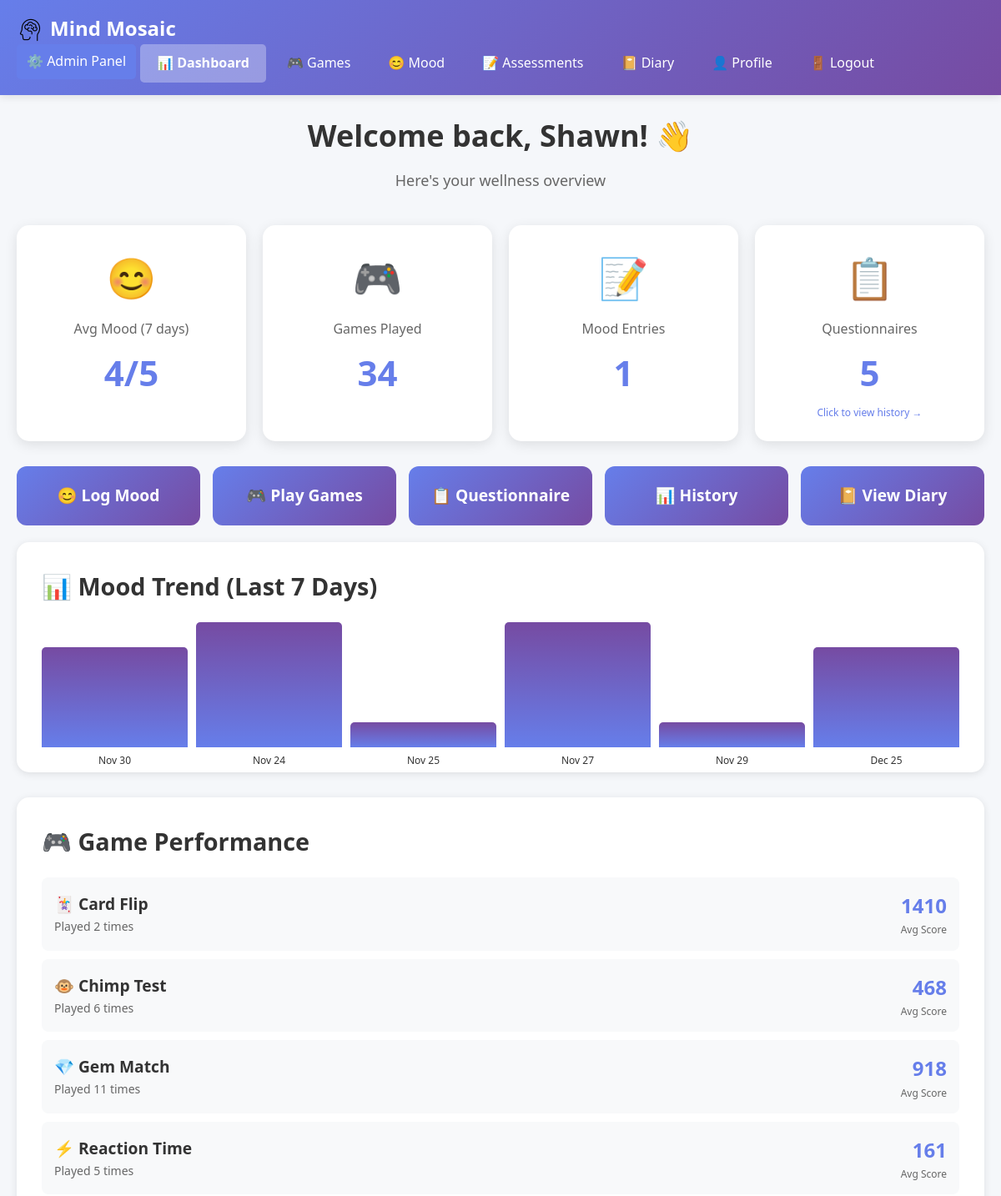
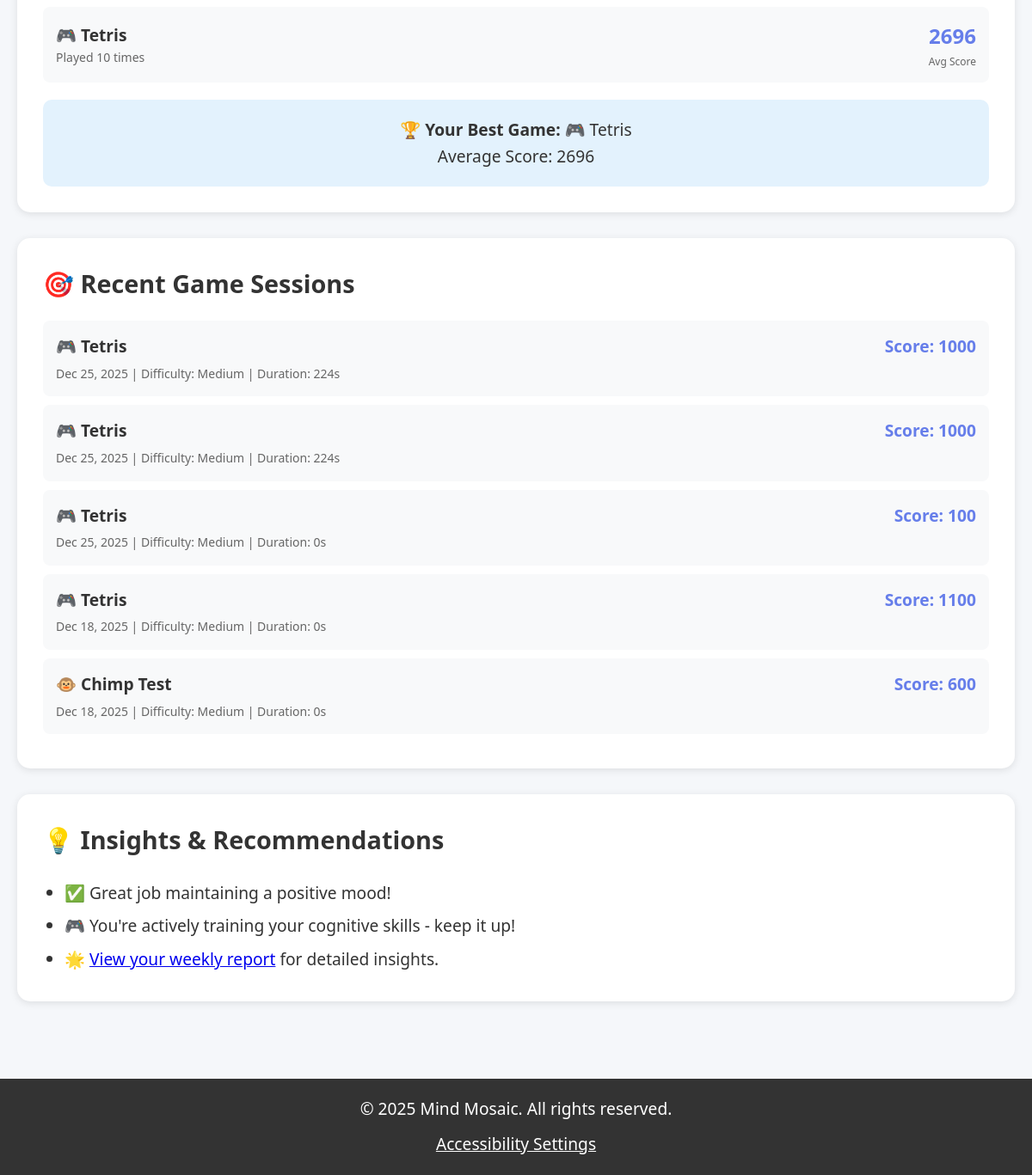
The app's page /pages/insights/dashboard.php (signed in) with its own data (2 pictures, top to bottom).
### tables this page shows
CREATE TABLE `profiles` (
  `user_id` int(10) UNSIGNED NOT NULL,
  `full_name` varchar(200) DEFAULT NULL,
  `date_of_birth` date DEFAULT NULL,
  `gender` enum('male','female','other','prefer_not_say') DEFAULT NULL,
  `preferred_language` varchar(50) DEFAULT 'en',
  `phone` varchar(50) DEFAULT NULL,
  `avatar_url` varchar(512) DEFAULT NULL,
  `accessibility_prefs` longtext DEFAULT NULL CHECK (json_valid(`accessibility_prefs`)),
  `created_at` datetime NOT NULL DEFAULT current_timestamp()
);

CREATE TABLE `mood_logs` (
  `mood_id` bigint(20) UNSIGNED NOT NULL,
  `user_id` int(10) UNSIGNED NOT NULL,
  `entry_date` date NOT NULL,
  `mood_value` tinyint(3) UNSIGNED NOT NULL,
  `mood_emoji` varchar(10) DEFAULT NULL,
  `notes` varchar(255) DEFAULT NULL,
  `created_at` datetime NOT NULL DEFAULT current_timestamp()
);

CREATE TABLE `games` (
  `game_id` int(10) UNSIGNED NOT NULL,
  `name` varchar(100) NOT NULL,
  `code` varchar(50) NOT NULL,
  `description` text DEFAULT NULL,
  `created_at` datetime NOT NULL DEFAULT current_timestamp()
);

CREATE TABLE `game_scores` (
  `score_id` bigint(20) UNSIGNED NOT NULL,
  `session_id` bigint(20) UNSIGNED NOT NULL,
  `score` int(11) NOT NULL DEFAULT 0,
  `max_score` int(11) DEFAULT NULL,
  `accuracy` decimal(5,2) DEFAULT NULL,
  `avg_reaction_ms` int(11) DEFAULT NULL,
  `level_reached` int(11) DEFAULT NULL,
  `details` longtext DEFAULT NULL CHECK (json_valid(`details`)),
  `created_at` datetime NOT NULL DEFAULT current_timestamp()
);

### database/functions.php (called while the page is built, shortened)
<?php
require_once __DIR__ . '/config.php';
function getUserProfile($user_id)
{
    global $pdo;
    $stmt = $pdo->prepare("SELECT * FROM profiles WHERE user_id = ? LIMIT 1");
    $stmt->execute([$user_id]);
    return $stmt->fetch();
}
function getRecentMood($user_id, $limit = 10)
{
    global $pdo;
    $stmt = $pdo->prepare("SELECT * FROM mood_logs WHERE user_id = ? ORDER BY entry_date DESC LIMIT ?");
    $stmt->execute([$user_id, $limit]);
    return $stmt->fetchAll();
}
function getMoodStats($user_id, $days = 30)
{
    global $pdo;
    $stmt = $pdo->prepare("SELECT AVG(mood_value) as avg_mood, MIN(mood_value) as min_mood, MAX(mood_value) as max_mood, COUNT(*) as total_entries FROM mood_logs WHERE user_id = ? AND entry_date >= DATE_SUB(CURDATE(), INTERVAL ? DAY)");
    $stmt->execute([$user_id, $days]);
    return $stmt->fetch();
}
function getUserGameStats($user_id, $game_type = null)
{
    global $pdo;
    if ($game_type) {
        $stmt = $pdo->prepare("
            SELECT g.code as game_type,
                   COUNT(*) as games_played,                    -- Times Played
                   AVG(gsc.score) as avg_score,                 -- Average Score = Total / Times Played
                   MAX(gsc.score) as best_score,                -- Best Score = Maximum score
                   SUM(TIMESTAMPDIFF(SECOND, gs.started_at, gs.ended_at)) as total_time
            FROM game_sessions gs
            JOIN games g ON gs.game_id = g.game_id
            LEFT JOIN game_scores gsc ON gs.session_id = gsc.session_id
            WHERE gs.user_id = ? AND g.code = ?
            GROUP BY g.code
        ");
        $stmt->execute([$user_id, $game_type]);
    } else {
        $stmt = $pdo->prepare("
            SELECT g.code as game_type, COUNT(*) as games_played,
                   AVG(gsc.score) as avg_score, MAX(gsc.score) as best_score,
                   SUM(TIMESTAMPDIFF(SECOND, gs.started_at, gs.ended_at)) as total_time
            FROM game_sessions gs
            JOIN games g ON gs.game_id = g.game_id
            LEFT JOIN game_scores gsc ON gs.session_id = gsc.session_id
            WHERE gs.user_id = ?
            GROUP BY g.code
        ");
        $stmt->execute([$user_id]);
    }
    return $stmt->fetchAll();
}
function getRecentGameSessions($user_id, $limit = 10)
{
    global $pdo;
    $stmt = $pdo->prepare("
        SELECT gs.*, g.code as game_type, gsc.score,
               TIMESTAMPDIFF(SECOND, gs.started_at, gs.ended_at) as duration_seconds
        FROM game_sessions gs
        JOIN games g ON gs.game_id = g.game_id
        LEFT JOIN game_scores gsc ON gs.session_id = gsc.session_id
        WHERE gs.user_id = ?
        ORDER BY gs.started_at DESC
        LIMIT ?
    ");
    $stmt->execute([$user_id, $limit]);
    return $stmt->fetchAll();
}
function getQuestionnaireResults($user_id, $questionnaire_type = null)
{
    global $pdo;
    if ($questionnaire_type) {
        $stmt = $pdo->prepare("
            SELECT qr.*, q.type as questionnaire_type, q.short_code, q.name as questionnaire_name
            FROM questionnaire_responses qr
            JOIN questionnaires q ON qr.questionnaire_id = q.questionnaire_id
            WHERE qr.user_id = ? AND q.type = ?
            ORDER BY qr.completed_at DESC
        ");
        $stmt->execute([$user_id, $questionnaire_type]);
    } else {
        $stmt = $pdo->prepare("
            SELECT qr.*, q.type as questionnaire_type, q.short_code, q.name as questionnaire_name
            FROM questionnaire_responses qr
            JOIN questionnaires q ON qr.questionnaire_id = q.questionnaire_id
            WHERE qr.user_id = ?
            ORDER BY qr.completed_at DESC
        ");
        $stmt->execute([$user_id]);
    }
    return $stmt->fetchAll();
}

### pages/insights/dashboard.php (the view, shortened to what this page needs)
<?php
require_once __DIR__ . '/../../_header.php';
require_once __DIR__ . '/../../database/functions.php';
$user_id = $_SESSION['user_id'];
$user = getUserById($user_id);
$profile = getUserProfile($user_id);
$mood_stats = getMoodStats($user_id, 7);
$recent_moods = getRecentMood($user_id, 7);
$game_stats = getUserGameStats($user_id);
$recent_games = getRecentGameSessions($user_id, 5);
$questionnaire_results = getQuestionnaireResults($user_id);
$hasMinimumData = (count($recent_moods) >= 3 || count($game_stats) >= 2 || count($questionnaire_results) >= 1);
$best_game = null;
$best_score = 0;
foreach ($game_stats as $stat) {
    if ($stat['avg_score'] > $best_score) {
        $best_score = $stat['avg_score'];
        $best_game = $stat;
    }
}
$game_names = [
    'memory' => '🧠 Memory Match',
    'attention' => '👁️ Attention Focus',
    'reaction' => '⚡ Reaction Time',
    'puzzle' => '🧩 Puzzle Solver',
    'card_flip' => '🃏 Card Flip',
    'number_memory' => '🔢 Number Memory',
    'chimp_test' => '🐵 Chimp Test',
    'tetris' => '🎮 Tetris',
    'gem_match' => '💎 Gem Match'
];
?>
<link rel="stylesheet" href="/assets/css/dashboard.css">
<div class="dashboard-header">
    <div class="welcome">Welcome back, <?php
        $display_name = $profile['full_name'] ?? $user['full_name'] ?? $user['email'];
        echo htmlspecialchars($display_name);
    ?>! 👋</div>
    <p style="font-size: 18px; color: #666;">Here's your wellness overview</p>
</div>
<?php if (!$hasMinimumData): ?>
    <div style="background: #fff3cd; border: 2px solid #ffc107; padding: 30px; border-radius: 15px; text-align: center; margin: 30px 0;">
        <h2 style="color: #856404; margin-top: 0;">📊 Not enough data to show insights</h2>
        <p style="font-size: 18px; color: #856404; line-height: 1.8;">
            Please complete more cognitive questionnaires and mood entries.<br>
            <strong>We need at least:</strong> 3 mood entries OR 2 game sessions OR 1 questionnaire to generate meaningful insights.
        </p>
        <div class="quick-actions" style="margin-top: 30px; justify-content: center;">
            <a href="../emotion/mood.php" class="action-btn" style="background: #667eea;">😊 Log Your Mood</a>
            <a href="../games.php" class="action-btn" style="background: #764ba2;">🎮 Play a Game</a>
            <a href="../emotion/questionnaire.php" class="action-btn" style="background: #f093fb;">📋 Take Questionnaire</a>
        </div>
    </div>
<?php else: ?>
    <div class="stats-grid">
        <div class="stat-card">
            <div class="icon">😊</div>
            <div class="label">Avg Mood (7 days)</div>
            <div class="value"><?php echo $mood_stats ? round($mood_stats['avg_mood'], 1) : '-'; ?>/5</div>
        </div>
        <div class="stat-card">
            <div class="icon">🎮</div>
            <div class="label">Games Played</div>
            <div class="value"><?php echo array_sum(array_column($game_stats, 'games_played')); ?></div>
        </div>
        <div class="stat-card">
            <div class="icon">📝</div>
            <div class="label">Mood Entries</div>
            <div class="value"><?php echo $mood_stats ? $mood_stats['total_entries'] : 0; ?></div>
        </div>
        <div class="stat-card" style="cursor: pointer;" onclick="window.location.href='../emotion/questionnaire_history.php'">
            <div class="icon">📋</div>
            <div class="label">Questionnaires</div>
            <div class="value"><?php echo count($questionnaire_results); ?></div>
            <div style="font-size: 12px; color: #667eea; margin-top: 5px;">Click to view history →</div>
        </div>
    </div>
    <div class="quick-actions">
        <a href="../emotion/mood.php" class="action-btn">😊 Log Mood</a>
        <a href="../games.php" class="action-btn">🎮 Play Games</a>
        <a href="../emotion/questionnaire.php" class="action-btn">📋 Questionnaire</a>
        <a href="../emotion/questionnaire_history.php" class="action-btn">📊 History</a>
        <a href="../diary.php" class="action-btn">📔 View Diary</a>
    </div>
    <?php if (!empty($recent_moods)): ?>
    <div class="section">
        <h2>📊 Mood Trend (Last 7 Days)</h2>
        <div class="mood-trend">
            <?php foreach (array_reverse($recent_moods) as $mood): ?>
                <div class="mood-bar" style="height: <?php echo ($mood['mood_value'] / 5) * 100; ?>%;" title="<?php echo date('M j', strtotime($mood['entry_date'])); ?>">
                    <div class="label"><?php echo date('M j', strtotime($mood['entry_date'])); ?></div>
                </div>
            <?php endforeach; ?>
        </div>
    </div>
    <?php endif; ?>
    <?php if (!empty($game_stats)): ?>
    <div class="section">
        <h2>🎮 Game Performance</h2>
        <?php foreach ($game_stats as $stat): ?>
            <div class="game-item">
                <div>
                    <strong><?php echo $game_names[$stat['game_type']] ?? $stat['game_type']; ?></strong>
                    <div style="color: #666; font-size: 14px;">Played <?php echo $stat['games_played']; ?> times</div>
                </div>
                <div style="text-align: right;">
                    <div style="font-size: 24px; font-weight: bold; color: #667eea;"><?php echo round($stat['avg_score']); ?></div>
                    <div style="font-size: 12px; color: #666;">Avg Score</div>
                </div>
            </div>
        <?php endforeach; ?>
        <?php if ($best_game): ?>
            <div style="background: #e3f2fd; padding: 20px; border-radius: 10px; margin-top: 20px; text-align: center;">
                <strong>🏆 Your Best Game:</strong> <?php echo $game_names[$best_game['game_type']] ?? ucwords(str_replace('_', ' ', $best_game['game_type'])); ?><br>
                Average Score: <?php echo round($best_game['avg_score']); ?>
            </div>
        <?php endif; ?>
    </div>
    <?php endif; ?>
    <?php if (!empty($recent_games)): ?>
    <div class="section">
        <h2>🎯 Recent Game Sessions</h2>
        <?php foreach ($recent_games as $game): ?>
            <div style="padding: 15px; background: #f8f9fa; border-radius: 8px; margin-bottom: 10px;">
                <strong><?php echo $game_names[$game['game_type']] ?? $game['game_type']; ?></strong>
                <span style="float: right; font-weight: bold; color: #667eea;">Score: <?php echo round($game['score']); ?></span>
                <div style="color: #666; font-size: 14px; margin-top: 5px;">
                    <?php echo date('M j, Y', strtotime($game['started_at'])); ?> |
                    Difficulty: <?php echo ucfirst($game['difficulty']); ?> |
                    Duration: <?php echo round($game['duration_seconds']); ?>s
                </div>
            </div>
        <?php endforeach; ?>
    </div>
    <?php endif; ?>
    <div class="section">
        <h2>💡 Insights & Recommendations</h2>
        <ul style="line-height: 2; padding-left: 25px;">
            <?php if ($mood_stats && $mood_stats['avg_mood'] >= 4): ?>
                <li>✅ Great job maintaining a positive mood!</li>
            <?php elseif ($mood_stats && $mood_stats['avg_mood'] < 3): ?>
                <li>💙 Consider activities that boost your mood or talk to someone.</li>
            <?php endif; ?>
            <?php if (count($game_stats) >= 3): ?>
                <li>🎮 You're actively training your cognitive skills - keep it up!</li>
            <?php else: ?>
                <li>🎯 Try playing more games to improve cognitive function.</li>
            <?php endif; ?>
            <li>🌟 <a href="report.php">View your weekly report</a> for detailed insights.</li>
        </ul>
    </div>
<?php endif; ?>
<?php require_once __DIR__ . '/../../_footer.php'; ?>

### assets/css/header.css (style rules this page uses)
* { margin: 0; padding: 0; box-sizing: border-box; }
body { font-family: 'Segoe UI', Tahoma, Geneva, Verdana, sans-serif; background: #f5f7fa; color: #333; line-height: 1.6; display: flex; flex-direction: column; min-height: 100vh; }
body.large-font { font-size: 120%; }

### assets/css/dashboard.css (style rules this page uses)
.dashboard-header { text-align: center; margin-bottom: 40px; }
.welcome { font-size: 36px; font-weight: bold; margin-bottom: 10px; }
.stats-grid { display: grid; grid-template-columns: repeat(auto-fit, minmax(250px, 1fr)); gap: 20px; margin: 30px 0; }
.stat-card { background: white; padding: 25px; border-radius: 15px; box-shadow: 0 4px 15px rgba(0,0,0,0.1); text-align: center; }
.stat-card .icon { font-size: 48px; margin-bottom: 10px; }
.stat-card .label { color: #666; font-size: 16px; margin-bottom: 5px; }
.stat-card .value { font-size: 42px; font-weight: bold; color: #667eea; }
.section { background: white; padding: 30px; border-radius: 15px; box-shadow: 0 2px 10px rgba(0,0,0,0.1); margin-bottom: 30px; }
.section h2 { margin-bottom: 20px; color: #333; }
.game-item { display: flex; justify-content: space-between; align-items: center; padding: 15px; background: #f8f9fa; border-radius: 8px; margin-bottom: 10px; }
.mood-trend { display: flex; gap: 10px; align-items: flex-end; height: 150px; justify-content: space-around; }
.mood-bar { flex: 1; background: linear-gradient(to top, #667eea, #764ba2); border-radius: 5px 5px 0 0; position: relative; min-height: 20px; }
.mood-bar .label { position: absolute; bottom: -25px; left: 50%; transform: translateX(-50%); font-size: 12px; white-space: nowrap; }
.quick-actions { display: grid; grid-template-columns: repeat(auto-fit, minmax(200px, 1fr)); gap: 15px; margin: 20px 0; }
.action-btn { display: block; padding: 20px; background: linear-gradient(135deg, #667eea 0%, #764ba2 100%); color: white; text-decoration: none; border-radius: 12px; text-align: center; font-weight: bold; transition: transform 0.3s; }

### records on screen
profiles: full_name "Shawn"
mood_logs: entry_date "Nov 30"
mood_logs: entry_date "Nov 24"
mood_logs: entry_date "Nov 25"
mood_logs: entry_date "Nov 27"
mood_logs: entry_date "Nov 29"
mood_logs: entry_date "Dec 25"

### other values on screen
$mood_stats['avg_mood'] "4"
array_sum(array_column($game_stats, 'games_played')) "34"
$mood_stats['total_entries'] "1"
count($questionnaire_results) "5"
$game_names[$stat['game_type']] "🃏 Card Flip"
$stat['games_played'] "2"
$stat['avg_score'] "1410"
$game_names[$stat['game_type']] "🐵 Chimp Test"
$stat['games_played'] "6"
$stat['avg_score'] "468"
$game_names[$stat['game_type']] "💎 Gem Match"
$stat['games_played'] "11"
$stat['avg_score'] "918"
$game_names[$stat['game_type']] "⚡ Reaction Time"
$stat['games_played'] "5"
